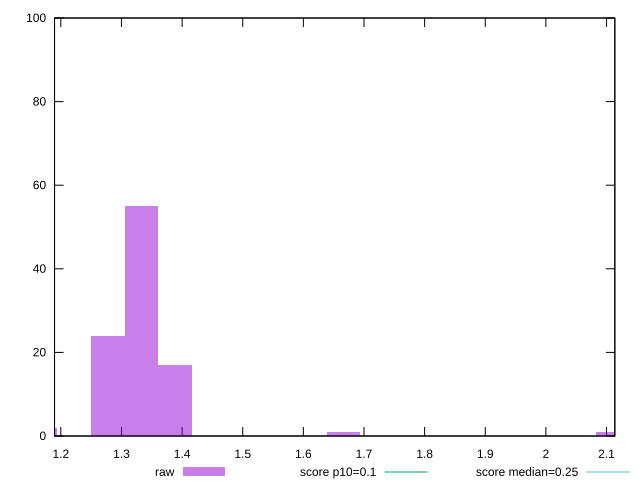

This figure's gnuplot source:
reset

$raw <<EOF
1.3328529984978021 55
1.3883885401018772 17
1.1662463736855768 2
1.277317456893727 24
2.1103505809548535 1
1.6660662481222528 1
EOF

set key outside below
set boxwidth 0.05553554160407509
set xrange [1.1896036326090493:2.113691316392687]
set yrange [0:100]
set trange [0:100]
set style fill transparent solid 0.5 noborder

set parametric
set terminal svg size 640, 490 enhanced background rgb 'white'
set output "reprap/cumulative-layout-shift/samples/pages+cached+noexternal+nomedia+nocss+nojs/raw/histogram.svg"

plot $raw title "raw" with boxes, \
     0.1,t title "score p10=0.1", \
     0.25,t title "score median=0.25"

reset
